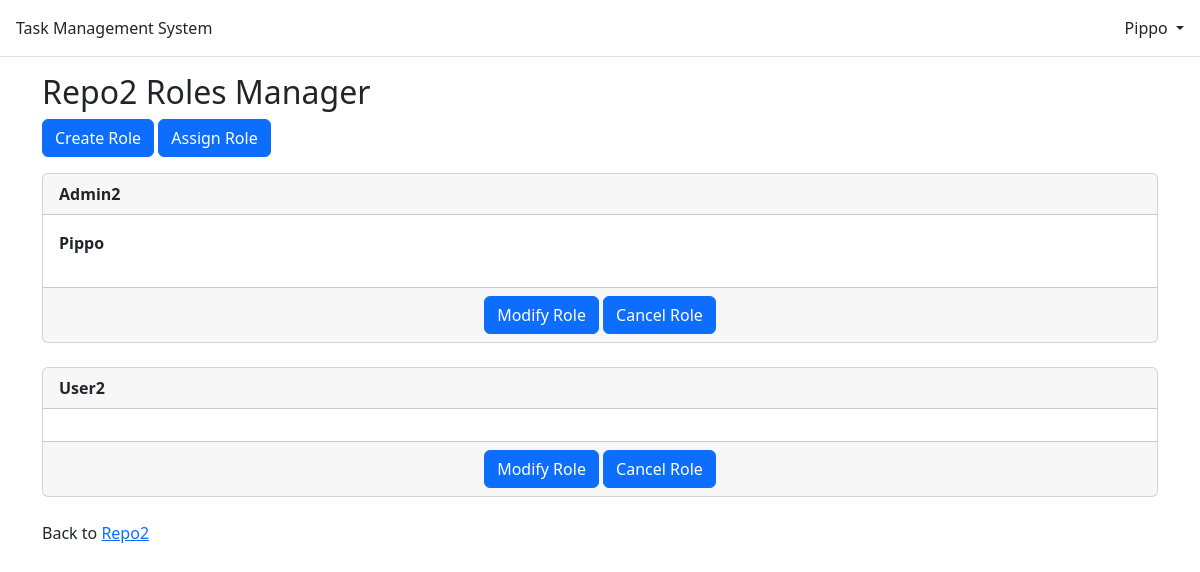
The page /repository/2_Admin2/roles/ (signed in) on the database its author committed.
### repository/models.py (models this page shows)
class Repository(models.Model):
    repo_id = models.AutoField(primary_key=True)
    name = models.CharField(max_length=30)
    created = models.DateTimeField(auto_now_add=True)
    last_modified = models.DateTimeField(auto_now=True)
    created_by = models.ForeignKey(settings.AUTH_USER_MODEL,on_delete=models.CASCADE)
    class Meta:
        db_table = 'tms_repository'

class Repo_role(models.Model):
    role_id = models.AutoField(primary_key=True)
    role_name = models.CharField(max_length=30)
    can_change_status_if_task_assigned = models.BooleanField(default=True)
    can_manage_task = models.BooleanField(default=False)
    can_manage_users = models.BooleanField(default=False)
    can_manage_roles = models.BooleanField(default=False)
    can_cancel_repo = models.BooleanField(default=False)
    role_priority = models.IntegerField()
    repo_id = models.ForeignKey("Repository",on_delete=models.CASCADE)
    class Meta:
        db_table = 'tms_repo_role'

class Repo_user(models.Model):
    username = models.ForeignKey(settings.AUTH_USER_MODEL,on_delete=models.CASCADE)
    role_id = models.ForeignKey(Repo_role,on_delete=models.CASCADE)
    class Meta:
        db_table = 'tms_repo_user'

### repository/views.py (the view)
# urls.py: path("<int:pk>_<str:name>/roles/", views.RolesListView.as_view(), name="role_list"),
class RolesListView(ListView):
    model = Repo_role
    template_name = "repository/role/role_list.html"
    context_object_name = "role_list"
    def get_queryset(self):
        return Repo_role.objects.all().filter(repo_id = self.kwargs["pk"])
    def get_context_data(self, **kwargs):
        context = super().get_context_data(**kwargs)
        context["repo"] = Repository.objects.get(repo_id = self.kwargs["pk"])
        context["repo_users"] = Repo_user.objects.all().filter(role_id__repo_id=self.kwargs["pk"])
        return context
    def get(self, request: HttpRequest, *args: any, **kwargs: any) -> HttpResponse:
        if not request.user.is_authenticated:
            return redirect("home")
        return super().get(request, *args, **kwargs)

### templates/repository/role/role_list.html (shortened to what this page needs)
{% extends "base.html" %}
{% block content %}
{% if user.is_authenticated %}
<div class="repository-entry">
    <h2>{{ repo.name }} Roles Manager</h2>
</div>
<div>
    <p>
        <a class="btn btn-primary" href="{% url 'role_new' repo.repo_id repo.name %}" role="button">Create Role</a>
        <a class="btn btn-primary" href="" role="button">Assign Role</a>
    </p>
    {% for role in role_list %}
    <div class="card">
        <div class="d-inline-flex card-header align-items-center justify-content-between">
            <div class="text-start">
                <span class="fw-bold"> {{ role.role_name }} </span>
            </div>
        </div>
        <div class="card-body">
            <span class="fw-bold">
                {% if repo_users %}
                {% for user_with_role in repo_users %}
                {% if user_with_role.role_id.role_id == role.role_id %}
                <p>{{ user_with_role.username.username }}</p>
                {% endif %}
                {% endfor %}
                {% endif %}
            </span>
        </div>
        <div class="card-footer text-center text-muted">
            <a class="btn btn-primary" href="{% url 'role_edit' repo.repo_id repo.name role.role_id%}" role="button">Modify Role</a>
            <a class="btn btn-primary" href="{% url 'role_delete' repo.repo_id repo.name role.role_id%}" role="button">Cancel Role</a>
        </div>
    </div>
    <br />
    {% endfor %}
    <p>Back to <a href="{% url 'repository_detail' repo.repo_id repo.name%}">{{ repo.name }}</a></p>
</div>
{% endif %}
{% endblock content %}

### templates/base.html (shortened to what this page needs)
<!DOCTYPE html>
<html>
<head>
  <link href="https://cdn.jsdelivr.net/npm/bootstrap@5.2.3/dist/css/bootstrap.min.css" rel="stylesheet"
>
</head>
<body>
  <header class="p-3 mb-3 border-bottom">
    <div class="d-flex flex-wrap align-items-center justify-content-between">
      <a class="navbar-brand" href="{% url 'home' %}">Task Management System</a>
      {% if user.is_authenticated %}
      <div class="dropdown justify-content-end">
        <a href="#" class="d-block link-dark text-decoration-none dropdown-toggle" id="dropdownUser1"
          data-bs-toggle="dropdown" aria-expanded="false">
          {{ user.username }}
        </a>
      </div>
      {% else %}
      <div class="justify-content-end">
        <a href="{% url 'login' %}" class="btn btn-outline-primary me-2">
          Log In</a>
        <a href="{% url 'signup' %}" class="btn btn-primary">Sign Up</a>
      </div>
      {% endif %}
    </div>
  </header>
  <main>
    <div class="container">
      {% block content %}
      {% endblock content %}
    </div>
  </main>
</body>
</html>

### rows shown on the page
Repository: name "Repo2"
Repo_role: role_name "Admin2"
Repo_user: username.username "Pippo"
Repo_role: role_name "User2"

### other values the page prints
{{ user.username }} "Pippo"
